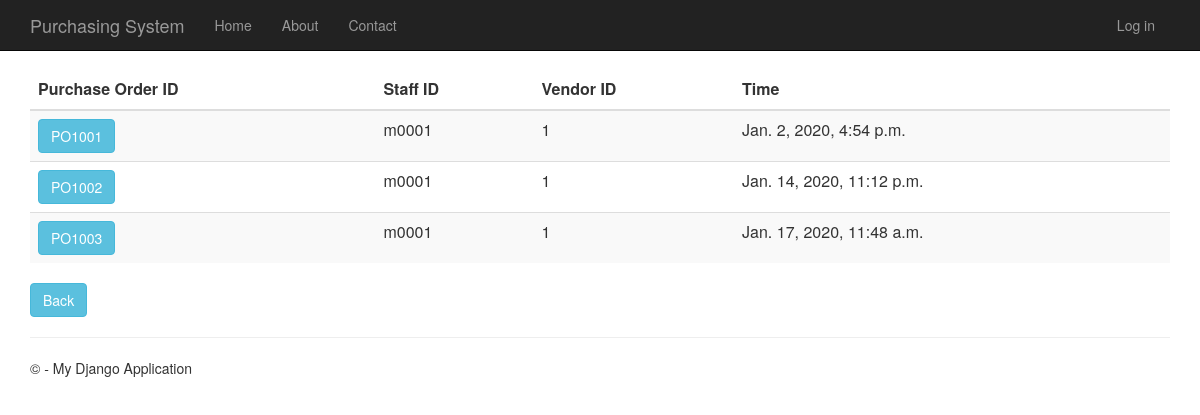
The page /purchaseorderhistory on the database as committed earlier.
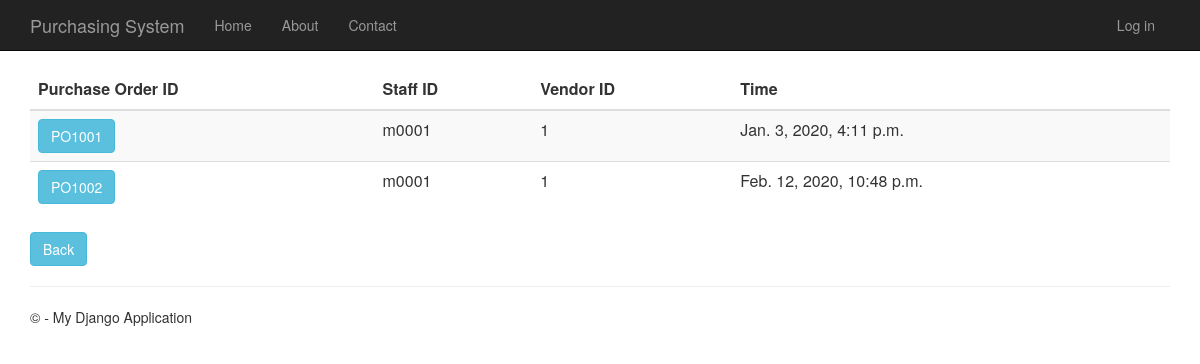
The same page on the database as committed later.
### PurchaseOrder/models.py (models this page shows, shortened)
class PurchaseOrder(models.Model):
    purchase_order_id = models.CharField(primary_key=True, max_length=10)
    shipping_instructions = models.TextField()
    time_created = models.DateTimeField()
    description = models.TextField(null=True,default=None, blank=True)
    total_price = models.DecimalField(max_digits=10, decimal_places=2, default=Decimal('0.00'))
    person_id = models.ForeignKey(Person)
    vendor_id = models.ForeignKey(Vendor)
    quotation_id = models.OneToOneField(Quotation)

### app/models.py (models this page shows, shortened)
class Person(models.Model):
    user_id = models.OneToOneField(User)
    person_id = models.CharField(primary_key=True, max_length=10)
    person_name = models.TextField()
    person_address = models.TextField()
    person_phone_number = models.TextField()
    person_role = models.TextField(default = 'EMPLOYEE')

class Vendor(models.Model):
    vendor_id = models.CharField(primary_key=True, max_length=10)
    vendor_name = models.TextField()
    vendor_phone_number = models.TextField()
    vendor_address = models.TextField()
    vendor_email = models.TextField()
    def __str__(self):
        return str(self.vendor_id)

### PurchaseOrder/views.py (the view)
# urls.py: url(r'^purchaseorderhistory', PurchaseOrder.views.purchaseorderhistory, name="purchase_order_history"),
def purchaseorderhistory(request):
    purchase_orders = PurchaseOrder.objects.all()
    context = {
            'title':'Purchase Order History',
            'rows':purchase_orders
        }
    return render(request,'PurchaseOrder/purchaseorderhistory.html',context)

### PurchaseOrder/templates/PurchaseOrder/purchaseorderhistory.html
{% extends "app/layout.html" %}
{% block content %}
<div class="purcahseorderhistory" >
    <form action="purchaseorderhistorydetails" method="GET">
        <table class="table table-striped">
          <thead>
            <tr>
              <th scope="col" class="fontlabel">Purchase Order ID</th>
              <th scope="col" class="fontlabel">Staff ID</th>
              <th scope="col" class="fontlabel">Vendor ID</th>
              <th scope="col" class="fontlabel">Time</th>
            </tr>
          </thead>
          <tbody>
              {% for r in rows %}
            <tr>
                 <td><button type="submit" name="po_id" value="{{r.purchase_order_id}}" class="btn btn-info" >{{r.purchase_order_id}}</button></td>
                 <td>{{r.person_id.person_id}}</td>
                 <td>{{r.vendor_id}}</td>
                 <td>{{r.time_created}}</td>
            </tr>
              {% endfor %}
          </tbody>
        </table>
    </form>
    <form action="menu">
        <div class="">
            <button type="submit" class="btn btn-info" >Back</button>
        </div>
    </form>
</div>
{% endblock %}

Rows that differ between the two databases and show on the page:
removed PurchaseOrder: purchase_order_id "PO1003", person_id.person_id "m0001", vendor_id "1", time_created "Jan. 17, 2020, 11:48 a.m."
changed PurchaseOrder "PO1001": time_created "Jan. 2, 2020, 4:54 p.m." → "Jan. 3, 2020, 4:11 p.m."
changed PurchaseOrder "PO1002": time_created "Jan. 14, 2020, 11:12 p.m." → "Feb. 12, 2020, 10:48 p.m."
